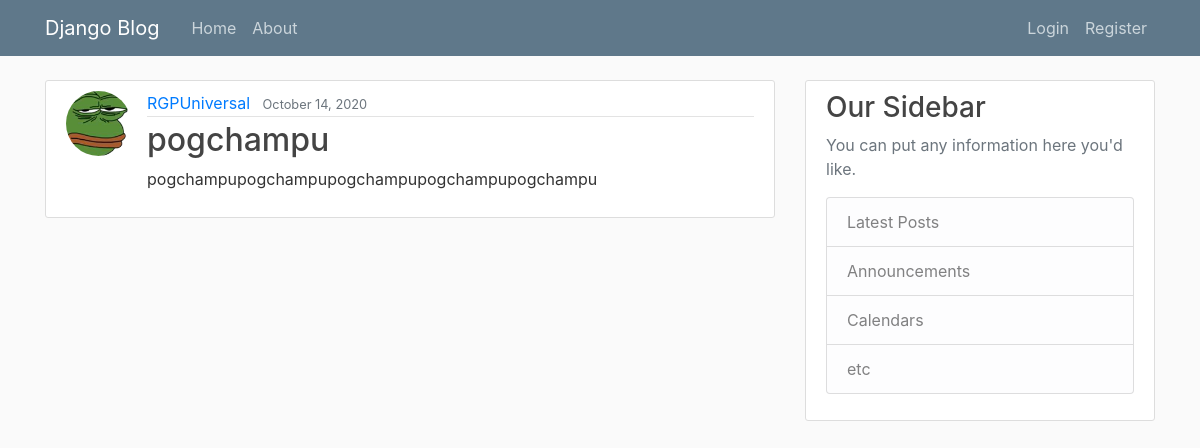
Screenshot of /post/12/ with the database file from the repository.
### RGPblog/models.py (models this page shows, shortened)
class Post(models.Model):
	title = models.CharField(max_length=100)
	content = models.TextField() #unrestriced vs charfield
	date_posted = models.DateTimeField(default = timezone.now)  # auto_now=True (updates date whenever post is updated)
	author = models.ForeignKey(User, on_delete=models.CASCADE)

### users/models.py (models this page shows, shortened)
class Profile(models.Model):
	user = models.OneToOneField(User, on_delete=models.CASCADE)
	image = models.ImageField(default="default.jpg", upload_to='profile_pics')

### RGPblog/views.py (the view)
# urls.py: path('post/<int:pk>/', PostDetailView.as_view(), name='post-detail'),         # route to individual post
class PostDetailView(DetailView):
	model = Post

### RGPblog/templates/RGPblog/post_detail.html (shortened to what this page needs)
{% extends "RGPblog/base.html" %}
{% block content%}
	<article class="media content-section">
	  <img class="rounded-circle article-img"src="{{ object.author.profile.image.url }}">
	  <div class="media-body">
	    <div class="article-metadata">
	      <a class="mr-2" href="{% url 'user-posts' object.author.username %}">{{ object.author }}</a>
	      <small class="text-muted">{{ object.date_posted | date:"F d, Y" }}</small>
	    </div>
	    <h2 class="article-title" >{{ object.title }}</h2>
	    <p class="article-content">{{ object.content }}</p>
	  </div>
	</article>
{% endblock content %}

### RGPblog/static/RGPblog/main.css (style rules this page uses)
body { background: #fafafa; color: #333333; margin-top: 5rem; }
h1, h2, h3, h4, h5, h6 { color: #444444; }
.content-section { background: #ffffff; padding: 10px 20px; border: 1px solid #dddddd; border-radius: 3px; margin-bottom: 20px; }
.article-title { color: #444444; }
.article-content { white-space: pre-line; }
.article-img { height: 65px; width: 65px; margin-right: 16px; }
.article-metadata { padding-bottom: 1px; margin-bottom: 4px; border-bottom: 1px solid #e3e3e3 }

### rows the page displays
Post: author.profile.image (picture), author "RGPUniversal", date_posted "October 14, 2020", title "pogchampu", content "pogchampupogchampupogchampupogchampupogchampu"
